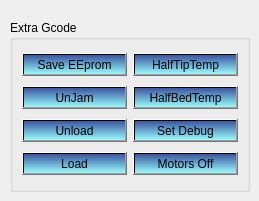
      <widget class="QWidget" name="tab_2">
       <attribute name="title">
        <string>Extra Commands</string>
       </attribute>
       <widget class="QGroupBox" name="groupBox_4">
        <property name="geometry">
         <rect>
          <x>10</x>
          <y>20</y>
          <width>240</width>
          <height>172</height>
         </rect>
        </property>
        <property name="styleSheet">
         <string notr="true"/>
        </property>
        <property name="title">
         <string>Extra Gcode</string>
        </property>
        <layout class="QGridLayout" name="gridLayout_7">
         <item row="0" column="0">
          <widget class="QPushButton" name="saveeeprombtn">
           <property name="styleSheet">
            <string notr="true">background-color: qlineargradient(spread:pad, x1:0, y1:0, x2:0, y2:1,   stop:0 rgba(60, 86, 162, 255), stop:1 rgba(150,250,250, 255))</string>
           </property>
           <property name="text">
            <string>Save EEprom</string>
           </property>
          </widget>
         </item>
         <item row="0" column="1">
          <widget class="QPushButton" name="pushButton_28">
           <property name="styleSheet">
            <string notr="true">background-color: qlineargradient(spread:pad, x1:0, y1:0, x2:0, y2:1,   stop:0 rgba(60, 86, 162, 255), stop:1 rgba(150,250,250, 255))</string>
           </property>
           <property name="text">
            <string>HalfTipTemp</string>
           </property>
          </widget>
         </item>
         <item row="1" column="0">
          <widget class="QPushButton" name="unjambtn">
           <property name="styleSheet">
            <string notr="true">background-color: qlineargradient(spread:pad, x1:0, y1:0, x2:0, y2:1,   stop:0 rgba(60, 86, 162, 255), stop:1 rgba(150,250,250, 255))</string>
           </property>
           <property name="text">
            <string>UnJam</string>
           </property>
          </widget>
         </item>
         <item row="2" column="0">
          <widget class="QPushButton" name="unloadbtn">
           <property name="styleSheet">
            <string notr="true">background-color: qlineargradient(spread:pad, x1:0, y1:0, x2:0, y2:1,   stop:0 rgba(60, 86, 162, 255), stop:1 rgba(150,250,250, 255))</string>
           </property>
           <property name="text">
            <string>Unload</string>
           </property>
          </widget>
         </item>
         <item row="3" column="0">
          <widget class="QPushButton" name="loadbtn">
           <property name="styleSheet">
            <string notr="true">background-color: qlineargradient(spread:pad, x1:0, y1:0, x2:0, y2:1,   stop:0 rgba(60, 86, 162, 255), stop:1 rgba(150,250,250, 255))</string>
           </property>
           <property name="text">
            <string>Load</string>
           </property>
          </widget>
         </item>
         <item row="1" column="1">
          <widget class="QPushButton" name="pushButton_29">
           <property name="styleSheet">
            <string notr="true">background-color: qlineargradient(spread:pad, x1:0, y1:0, x2:0, y2:1,   stop:0 rgba(60, 86, 162, 255), stop:1 rgba(150,250,250, 255))</string>
           </property>
           <property name="text">
            <string>HalfBedTemp</string>
           </property>
          </widget>
         </item>
         <item row="2" column="1">
          <widget class="QPushButton" name="pushButton_30">
           <property name="styleSheet">
            <string notr="true">background-color: qlineargradient(spread:pad, x1:0, y1:0, x2:0, y2:1,   stop:0 rgba(60, 86, 162, 255), stop:1 rgba(150,250,250, 255))</string>
           </property>
           <property name="text">
            <string>Set Debug</string>
           </property>
          </widget>
         </item>
         <item row="3" column="1">
          <widget class="QPushButton" name="pushButton_31">
           <property name="styleSheet">
            <string notr="true">background-color: qlineargradient(spread:pad, x1:0, y1:0, x2:0, y2:1,   stop:0 rgba(60, 86, 162, 255), stop:1 rgba(150,250,250, 255))</string>
           </property>
           <property name="text">
            <string>Motors Off</string>
           </property>
          </widget>
         </item>
        </layout>
       </widget>
      </widget>
